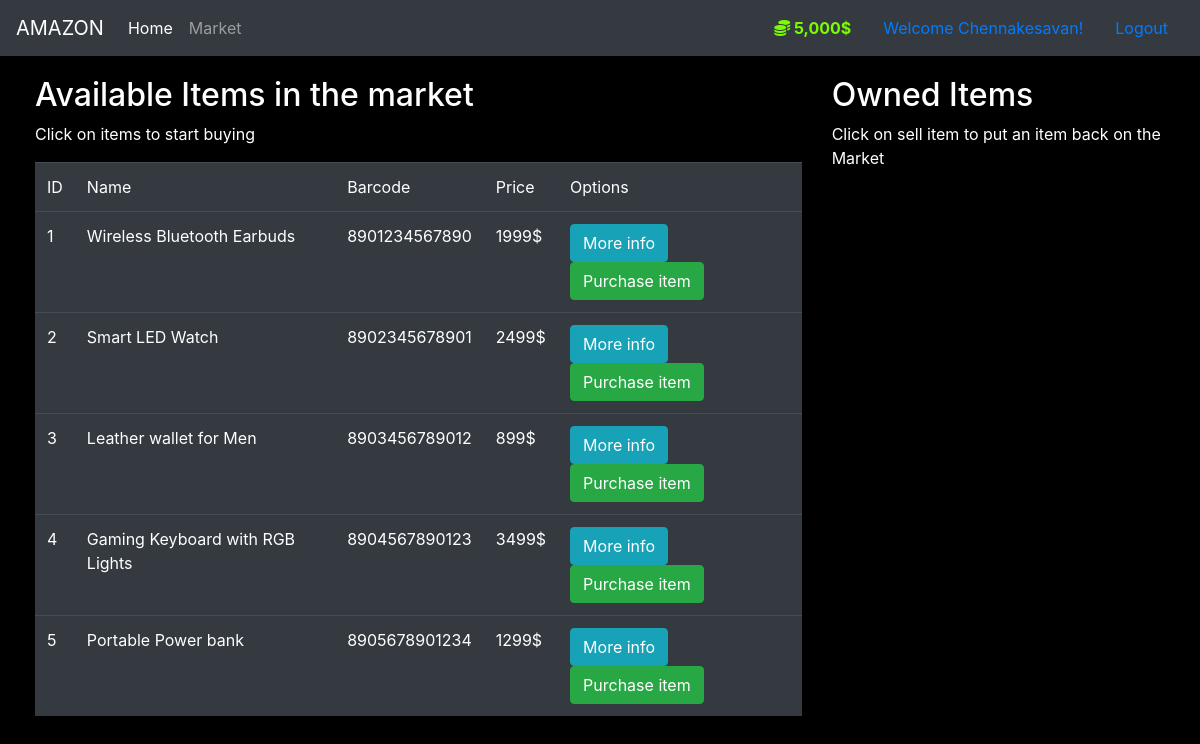
The app's page /market (signed in) with its own data.
### market/modals.py (models this page shows, shortened)
class User(db.Model, UserMixin):
    id = db.Column(db.Integer(), primary_key = True)
    username = db.Column(db.String(length=30), nullable = False, unique = True)
    email_address = db.Column(db.String(length=30), nullable = False)
    password_hash = db.Column(db.String(length = 60),nullable= False)
    budget = db.Column(db.Integer(), default = 5000, nullable= False)
    items = db.relationship('Item', backref = 'owned_user',lazy = 'joined')
    @property
    def prettier_budget(self):
        if len(str(self.budget)) >= 4:
            return f'{str(self.budget)[:-3]},{str(self.budget)[-3:]}$'
    @property
    def password1(self):
        return self.password_hash

class Item(db.Model):
    id = db.Column(db.Integer(), primary_key=True)
    name = db.Column(db.String(length=30), nullable=False, unique=True)
    price = db.Column(db.Integer(), nullable=False)
    barcode = db.Column(db.String(length=12), nullable=False, unique=True)
    description = db.Column(db.String(length=1024), nullable=False, unique=True)
    owner = db.Column(db.Integer(), db.ForeignKey('user.id'))

### market/routes.py (the view, shortened to what this page needs)
@app.route('/market', methods=['GET','POST'])
@login_required
def market_page():
    purchase_form = PurchaseForm()
    sell_form = SellForm()
    if request.method == 'GET':
        items = Item.query.filter_by(owner=None)
        owned_items = Item.query.filter_by(owner = current_user.id)
        return render_template('market.html', items=items, purchase_form = purchase_form, owned_items = owned_items, sell_form = sell_form)

### market/modals.py (called while the page is built)
@login_manager.user_loader
def load_user(user_id):
    return User.query.get(int(user_id))

### market/templates/market.html (shortened to what this page needs)
{% extends 'base.html' %}
{% block content %}
<div class="row" style="margin-top:20px;margin-left:20px;" >
  <div class="col-8">
    <h2>Available Items in the market</h2>
    <p>Click on items to start buying</p>
    <table class="table table-hover table-dark">
      <thead>
          <tr>
              <td scope="col">ID</td>
              <td scope="col">Name</td>
              <td scope="col">Barcode</td>
              <td scope="col">Price</td>
              <td scope="col">Options</td>
          </tr>
      </thead>
      <tbody>
          {%for item in items%}
          <tr>
              <td scope="col">{{item.id}}</td>
              <td scope="col">{{item.name}}</td>
              <td scope="col">{{item.barcode}}</td>
              <td scope="col">{{item.price}}$</td>
              <td scope="col">
                <button class="btn btn-outline btn-info" data-toggle ='modal' data-target="#Modal-MoreInfo-{{item.id}}">More info</button>
                <button class="btn btn-outline btn-success" data-toggle="modal" data-target="#Modal-Purchase-{{item.id}}">Purchase item</button></td>
          </tr>
          {%endfor%}
      </tbody>
    </table>
  </div>
  <div class="col-4">
    <h2>Owned Items</h2>
    <p>Click on sell item to put an item back on the Market</p>
    <br>
</div>
</div>
{% endblock %}

### market/templates/base.html (shortened to what this page needs)
<!doctype html>
<html lang="en">
  <head>
    <link rel="stylesheet" href="https://cdn.jsdelivr.net/npm/bootstrap@4.5.3/dist/css/bootstrap.min.css">
    <link rel="stylesheet" href="https://cdnjs.cloudflare.com/ajax/libs/font-awesome/6.0.0/css/all.min.css">
  </head>
  <body>
    <nav class="navbar navbar-expand-lg navbar-dark bg-dark">
        <a class="navbar-brand" href="#">AMAZON</a>
        <div class="collapse navbar-collapse" id="navbarNav">
          <ul class="navbar-nav">
            <li class="nav-item active">
              <a class="nav-link" href="{{ url_for('home_page') }}">Home <span class="sr-only">(current)</span></a>
            </li>
            <li class="nav-item">
              <a class="nav-link" href="{{ url_for('market_page') }}">Market</a>
            </li>
          </ul>
        </div>
        <ul class="nav justify-content-end">
          {% if current_user.is_authenticated %}
          <li class="nav-item">
            <a class="nav-link" style="font-weight:bold;color:lawngreen;">
              <i class="fas fa-coins"></i>
              {{current_user.prettier_budget}}
            </a>
          </li>
          <li class="nav-item">
            <a class="nav-link" >Welcome {{current_user.username}}!</a>
          </li>
            <li class="nav-item">
              <a class="nav-link active" href="{{url_for('logout_page')}}">Logout</a>
            </li>
          {% endif %}
          </ul>
      </nav>
      {% block content %}
      {% endblock %}
  </body>
</html>

### market/templates/base.html (style rules this page uses)
body { background-color:black; color:white; }

### records on screen
User: prettier_budget "5,000$", username "Chennakesavan"
Item: id "1", name "Wireless Bluetooth Earbuds", barcode "8901234567890", price "1999"
Item: id "2", name "Smart LED Watch", barcode "8902345678901", price "2499"
Item: id "3", name "Leather wallet for Men", barcode "8903456789012", price "899"
Item: id "4", name "Gaming Keyboard with RGB Lights", barcode "8904567890123", price "3499"
Item: id "5", name "Portable Power bank", barcode "8905678901234", price "1299"
